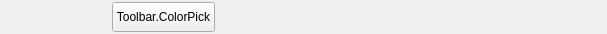
<?xml version="1.0" encoding="UTF-8"?>
<ui version="4.0">
 <class>AFQColorSourceToolbar</class>
 <widget class="QWidget" name="AFQColorSourceToolbar">
  <property name="geometry">
   <rect>
    <x>0</x>
    <y>0</y>
    <width>607</width>
    <height>34</height>
   </rect>
  </property>
  <property name="minimumSize">
   <size>
    <width>0</width>
    <height>34</height>
   </size>
  </property>
  <property name="maximumSize">
   <size>
    <width>16777215</width>
    <height>34</height>
   </size>
  </property>
  <property name="windowTitle">
   <string>Form</string>
  </property>
  <layout class="QHBoxLayout" name="horizontalLayout_2">
   <property name="spacing">
    <number>10</number>
   </property>
   <property name="leftMargin">
    <number>12</number>
   </property>
   <property name="topMargin">
    <number>0</number>
   </property>
   <property name="rightMargin">
    <number>0</number>
   </property>
   <property name="bottomMargin">
    <number>0</number>
   </property>
   <item>
    <widget class="QLabel" name="label_Color">
     <property name="minimumSize">
      <size>
       <width>90</width>
       <height>30</height>
      </size>
     </property>
     <property name="maximumSize">
      <size>
       <width>90</width>
       <height>30</height>
      </size>
     </property>
     <property name="text">
      <string/>
     </property>
    </widget>
   </item>
   <item>
    <widget class="QPushButton" name="pushButton_ColorPick">
     <property name="minimumSize">
      <size>
       <width>70</width>
       <height>30</height>
      </size>
     </property>
     <property name="maximumSize">
      <size>
       <width>16777215</width>
       <height>30</height>
      </size>
     </property>
     <property name="text">
      <string>Toolbar.ColorPick</string>
     </property>
    </widget>
   </item>
   <item>
    <spacer name="horizontalSpacer">
     <property name="orientation">
      <enum>Qt::Horizontal</enum>
     </property>
     <property name="sizeHint" stdset="0">
      <size>
       <width>40</width>
       <height>20</height>
      </size>
     </property>
    </spacer>
   </item>
  </layout>
 </widget>
 <resources/>
 <connections/>
</ui>
